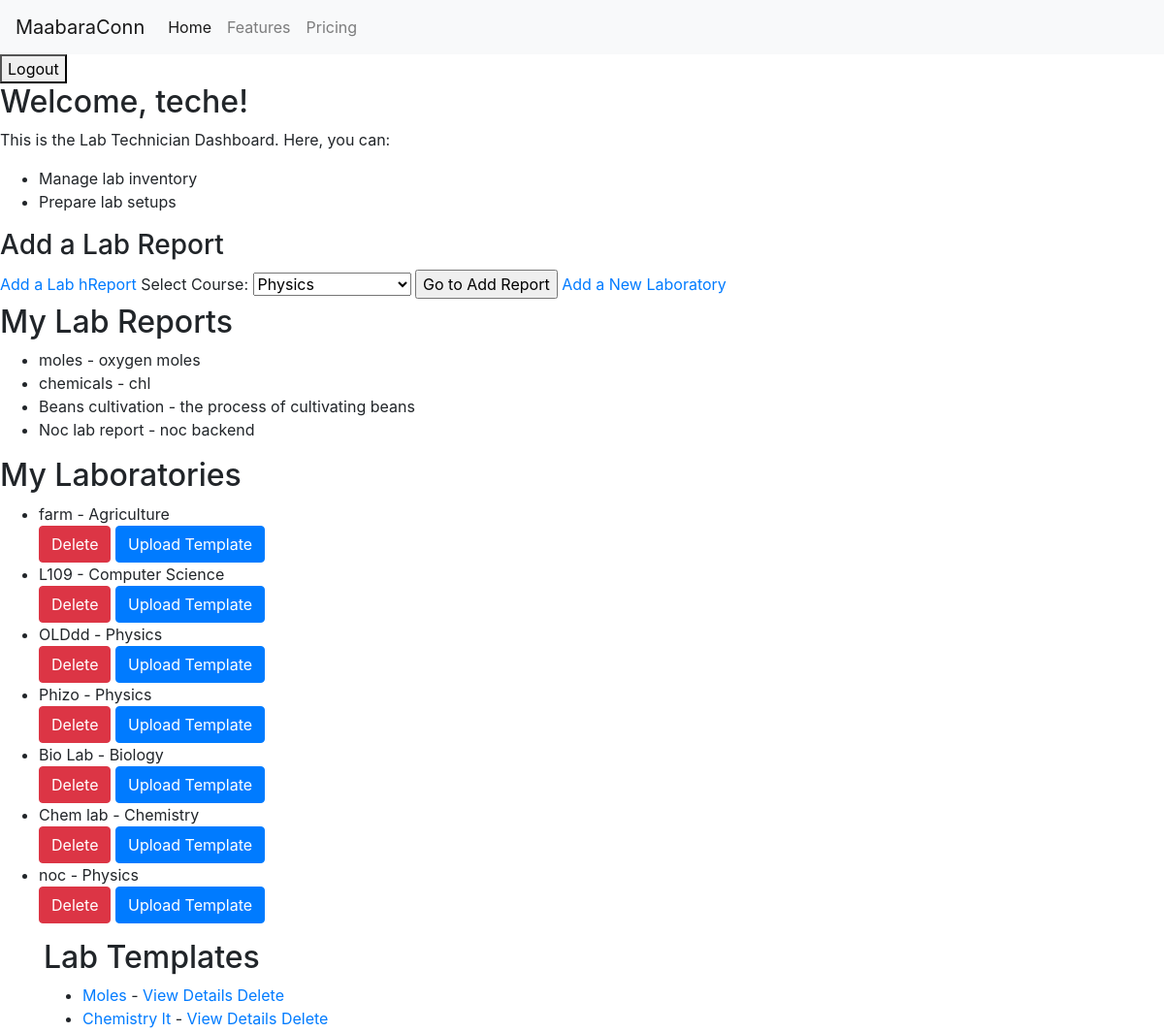
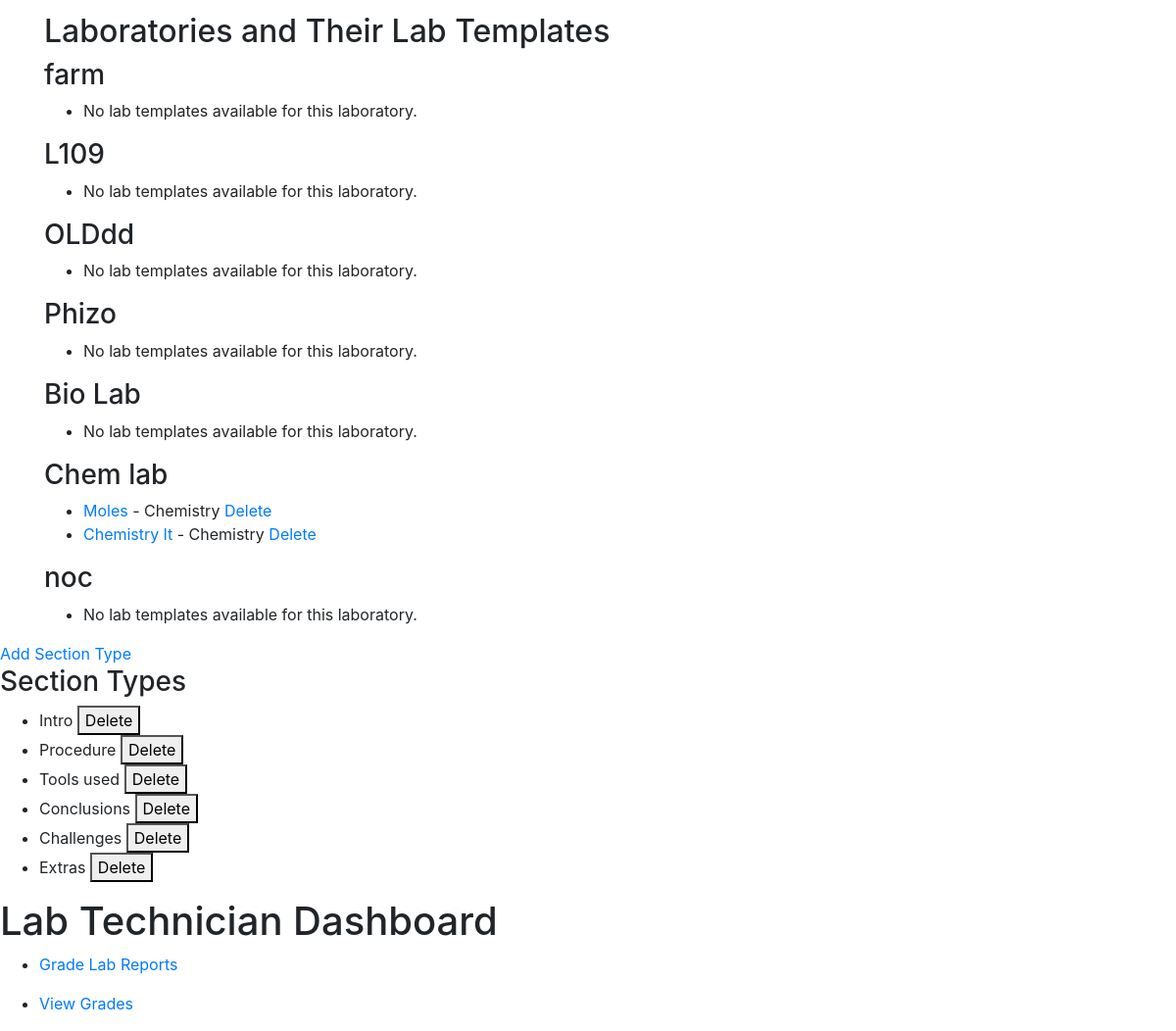
/users/dashboard/ (signed in), run on an earlier commit of the app's database (2 pictures, top to bottom).
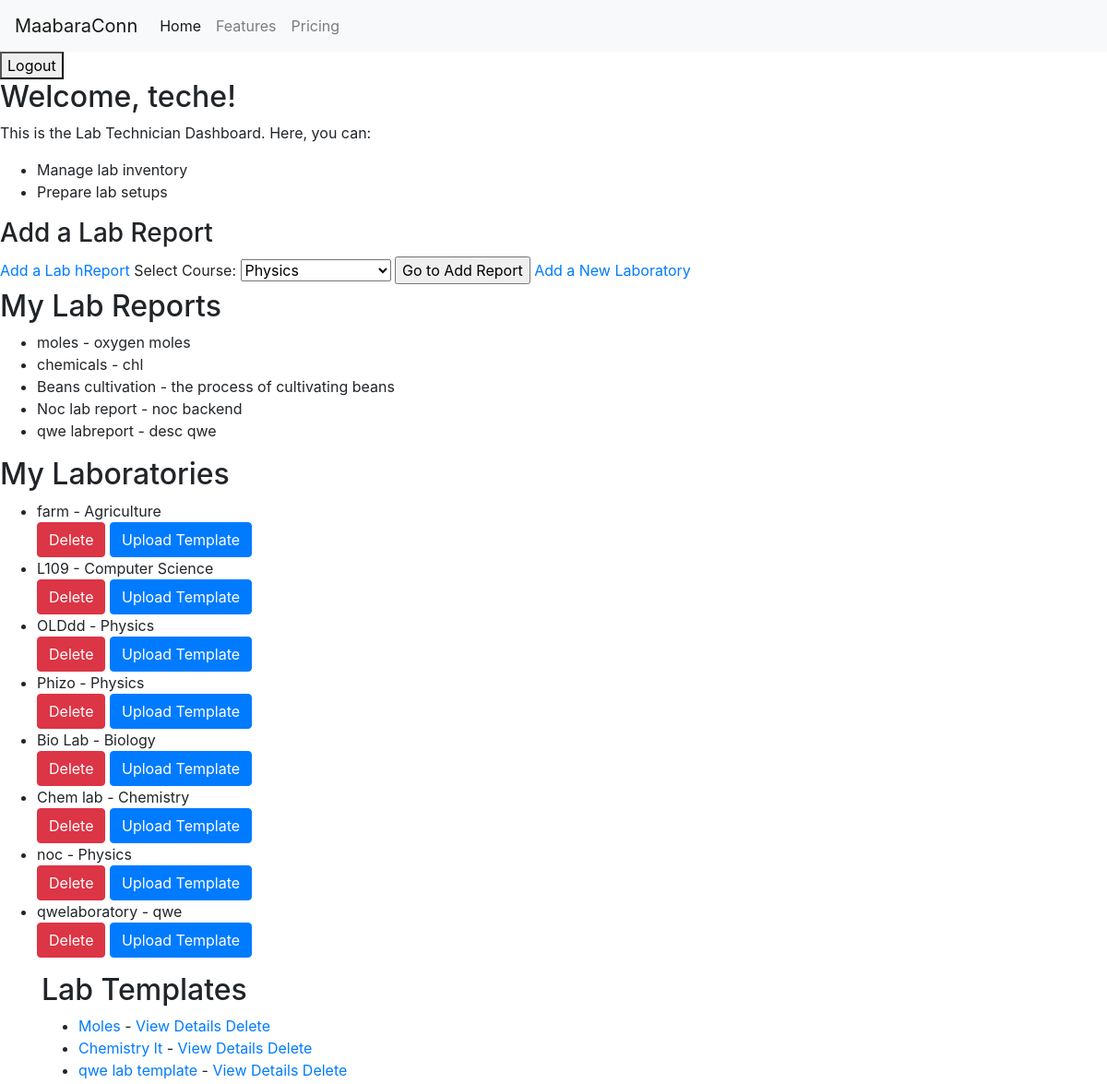
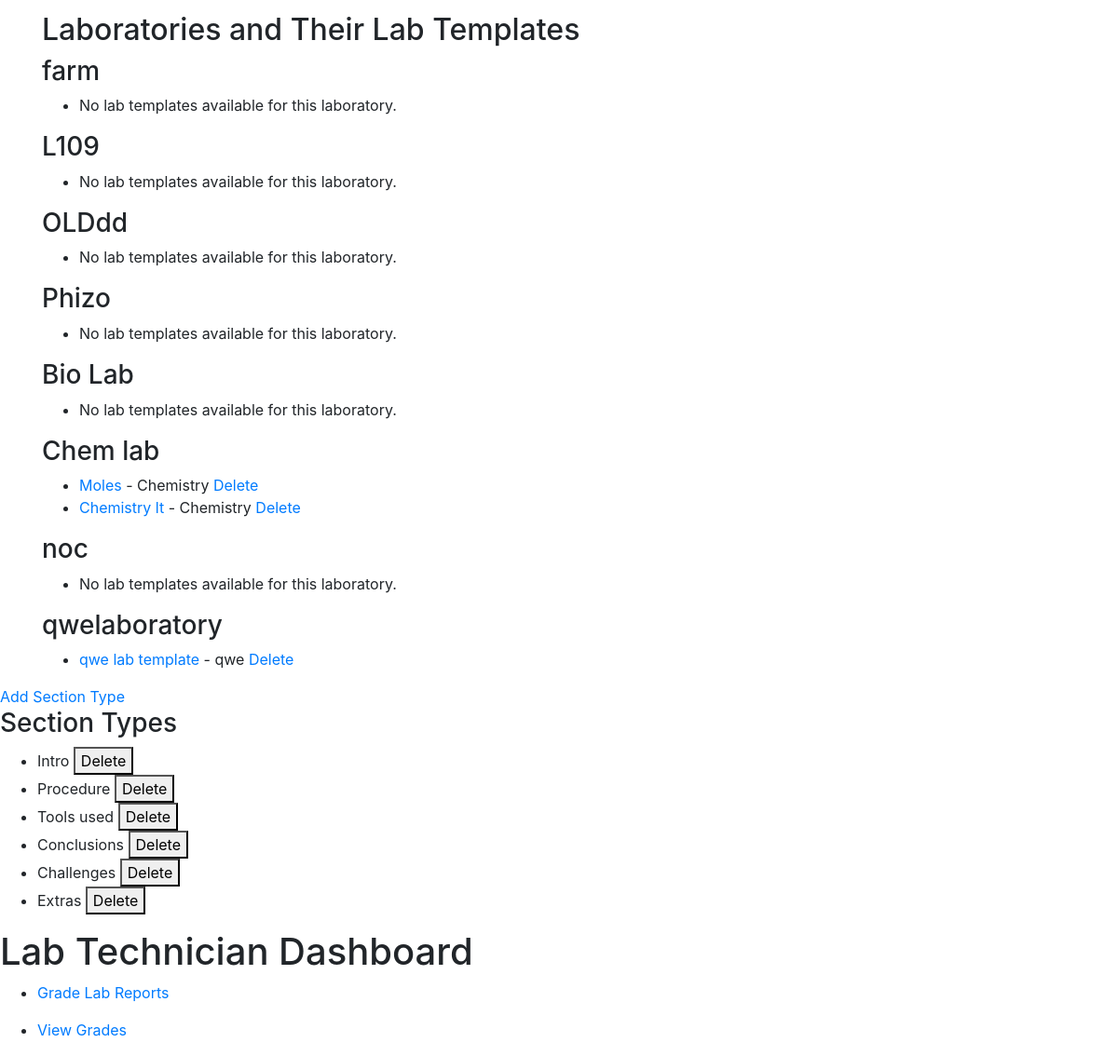
And on a later commit of the database (2 pictures, top to bottom).
### users/models.py (models this page shows, shortened)
class User(AbstractUser):
    class Role(models.TextChoices):
        STUDENT = 'ST', _('Student')
        LAB_TECH = 'LT', _('Lab Technician')
        LECTURER = 'LE', _('Lecturer')
    role = models.CharField(
        max_length=2,
        choices=Role.choices,
        default=Role.STUDENT,
    )
    groups = models.ManyToManyField(Group, verbose_name=_('groups'), blank=True, help_text=_(
        'The groups this user belongs to. A user will get all permissions granted to each of their groups.'),
        related_name="user_set_custom",
        related_query_name="user",
    )
    user_permissions = models.ManyToManyField(
        Permission,
        verbose_name=_('user permissions'),
        blank=True,
        help_text=_('Specific permissions for this user.'),
        related_name="user_set_custom",
        related_query_name="user",
    )

class LabReport(models.Model):
    REPORT_TYPE_CHOICES = [
        ('IND', 'Individual'),
        ('GRP', 'Group'),
    ]
    report_type = models.CharField(
        max_length=3, choices=REPORT_TYPE_CHOICES, default='IND')
    creator = models.ForeignKey(
        settings.AUTH_USER_MODEL, on_delete=models.CASCADE, related_name='created_lab_reports'
    )
    student = models.ForeignKey(
        settings.AUTH_USER_MODEL, on_delete=models.CASCADE, related_name='student_lab_reports', null=True, blank=True
    )
    course = models.ForeignKey(
        Course, on_delete=models.CASCADE, related_name='lab_reports'
    )
    title = models.CharField(max_length=255)
    description = models.TextField()
    laboratory = models.ForeignKey(
        Laboratory, on_delete=models.CASCADE, related_name='lab_reports', null=True
    )
    document = models.FileField(upload_to='lab_reports/')
    submitted_at = models.DateTimeField(auto_now_add=True)
    status = models.CharField(max_length=100, default='Pending')
    template = models.ForeignKey(
        LabTemplate, on_delete=models.SET_NULL, null=True, blank=True, related_name='lab_reports'
    )

class Laboratory(models.Model):
    course = models.ForeignKey(
        Course, on_delete=models.CASCADE, related_name='laboratories')
    name = models.CharField(max_length=255)
    creator = models.ForeignKey(
        settings.AUTH_USER_MODEL, on_delete=models.CASCADE, related_name='laboratories')

class Course(models.Model):
    name = models.CharField(max_length=255, unique=True)
    code = models.CharField(max_length=10, unique=True)
    lecturer = models.ForeignKey(
        User, on_delete=models.CASCADE, related_name='courses')
    student = models.ManyToManyField(
        User, related_name='enrolled_courses', blank=False)

class LabTemplate(models.Model):
    course = models.ForeignKey(
        Course, on_delete=models.CASCADE, related_name='lab_templates')
    name = models.CharField(max_length=255)
    laboratory = models.ForeignKey(
        Laboratory, on_delete=models.CASCADE, related_name='lab_templates')

class SectionType(models.Model):
    name = models.CharField(max_length=100)
    default_content = models.TextField(blank=True)

### users/views.py (the view, shortened to what this page needs)
# urls.py: path('dashboard/', views.dashboard, name='dashboard'),
@login_required
def dashboard(request):
    if request.user.role == User.Role.STUDENT:
        courses = Course.objects.filter(
            student=request.user)  # Example query
        lab_reports = LabReport.objects.filter(
            creator=request.user)  # Example query
        grades = Grade.objects.filter(
            lab_report__creator=request.user)  # Example query
        enrolled_courses = request.user.enrolled_courses.all()
        available_courses = Course.objects.exclude(
            id__in=enrolled_courses.values_list('id', flat=True))
        lab_reports = LabReport.objects.filter(creator=request.user)
        grades = Grade.objects.filter(lab_report__creator=request.user)
        context = {
            'enrolled_courses': enrolled_courses,
            'available_courses': available_courses,
            'lab_reports': lab_reports,
            'grades': grades,
            'courses': courses
        }
        return render(request, 'users/student_dashboard.html', context)
    elif request.user.role == User.Role.LAB_TECH:
        lab_reports_to_process = LabReport.objects.filter(
            status='Processing')  # Example query
        courses = Course.objects.all()
        course_id = Course.objects.first().id
        my_laboratories = Laboratory.objects.filter(creator=request.user)
        templates = LabTemplate.objects.all()
        my_lab_reports = LabReport.objects.filter(creator=request.user)
        section_types = SectionType.objects.all()
        context = {
            'templates': templates,
            'section_types': section_types,
            'my_laboratories': my_laboratories,
            'my_lab_reports': my_lab_reports,
            'course_id': course_id,
            'courses': courses,
            'lab_reports_to_process': lab_reports_to_process,
        }
        return render(request, 'users/labtech_dashboard.html', context)
    else:
        return HttpResponse("Your role is not defined for a specific dashboard.")

### users/templates/users/labtech_dashboard.html (shortened to what this page needs)
{% extends 'base.html' %} {% block content %}
<h2>Welcome, {{ request.user.username }}!</h2>
<p>This is the Lab Technician Dashboard. Here, you can:</p>
<ul>
  <li>Manage lab inventory</li>
  <li>Prepare lab setups</li>
</ul>
<h3>Add a Lab Report</h3>
<a href="" id="addLabReportLink">Add a Lab hReport</a>
  <label for="course">Select Course:</label>
  <select name="course_id" id="courseSelect">
    {% for course in courses %}
    <option value="{{ course.id }}">{{ course.name }}</option>
    {% endfor %}
  </select>
  <input type="submit" value="Go to Add Report" />
<a href="{% url 'add_laboratory' %}">Add a New Laboratory</a>
<h2>My Lab Reports</h2>
<ul>
  {% for report in my_lab_reports %}
    <li>{{ report.title }} - {{ report.description }}</li>
  {% empty %}
    <p>No lab reports found.</p>
  {% endfor %}
</ul>
<h2>My Laboratories</h2>
<ul>
  {% for laboratory in my_laboratories %}
    <li>
      {{ laboratory.name }} - {{ laboratory.course.name }}
      <div>
        <a href="{% url 'delete_laboratory' laboratory.id %}" class="btn btn-danger" onclick="return confirm('Are you sure you want to delete this laboratory?');">Delete</a>
        <a href="{% url 'lab_template_upload' lab_id=laboratory.id %}" class="btn btn-primary">Upload Template</a>
      </div>
    </li>
  {% empty %}
    <p>No laboratories found.</p>
  {% endfor %}
</ul>
<div class="container">
  <h2>Lab Templates</h2>
  <ul>
      {% for template in templates %}
      <li>
          <a href="{% url 'add_sections_to_template' lab_template_id=template.id %}">{{ template.name }}</a>
          {{ template.title }} - <a href="{% url 'view_template_details' template.id %}">View Details</a>
          <a href="{% url 'lab_template_delete' template.id %}" onclick="return confirm('Are you sure?');">Delete</a>
      </li>
      {% endfor %}
  </ul>
</div>
<div class="container">
  <h2>Laboratories and Their Lab Templates</h2>
  {% for laboratory in my_laboratories %}
  <div class="laboratory">
    <h3>{{ laboratory.name }}</h3>
    <ul>
      {% for template in laboratory.lab_templates.all %}
      <li>
          <a href="{{ template.template_file.url }}">{{ template.name }}</a> - {{ template.course.name }}
          <a href="{% url 'lab_template_delete' template.id %}" onclick="return confirm('Are you sure?');">Delete</a>
      </li>
      {% empty %}
      <li>No lab templates available for this laboratory.</li>
      {% endfor %}
    </ul>
  </div>
  {% endfor %}
</div>
<a href="{% url 'add_section_type' %}">Add Section Type</a>
<h3>Section Types</h3>
<ul>
  {% for section_type in section_types %}
  <li>
    {{ section_type.name }}
    <form action="{% url 'delete_section_type' section_type.id %}" method="post" style="display:inline;">
      <button type="submit" onclick="return confirm('Are you sure?');">Delete</button>
    </form>
  </li>
  {% endfor %}
</ul>
<h1>Lab Technician Dashboard</h1>
<ul>
  <li><a href="{% url 'lab_reports_for_grading' %}">Grade Lab Reports</a></li>
</ul>
<ul>
  <li><a href="{% url 'view_grades' %}">View Grades</a></li>
</ul>
{% endblock %}

### users/templates/base.html (shortened to what this page needs)
<!DOCTYPE html>
<html lang="en">
  <head>
    {% load static %}
    <link rel="stylesheet" href="https://stackpath.bootstrapcdn.com/bootstrap/4.5.2/css/bootstrap.min.css">
    <link rel="stylesheet" href="{% static 'css/bootstrap.min.css' %}" />
    <link
      rel="stylesheet"
      href="https://stackpath.bootstrapcdn.com/bootstrap/4.5.2/css/bootstrap.min.css"
    />
  </head>
    <nav class="navbar navbar-expand-lg navbar-light bg-light">
      <a class="navbar-brand" href="#">MaabaraConn</a>
      <div class="collapse navbar-collapse" id="navbarNav">
        <ul class="navbar-nav">
          <li class="nav-item active">
            <a class="nav-link" href="#"
              >Home <span class="sr-only">(current)</span></a
            >
          </li>
          <li class="nav-item">
            <a class="nav-link" href="#">Features</a>
          </li>
          <li class="nav-item">
            <a class="nav-link" href="#">Pricing</a>
          </li>
        </ul>
      </div>
    </nav>
    <form action="{% url 'logout' %}" method="post">
      <button type="submit">Logout</button>
    </form>
    {% block content %}{% endblock %}
  </body>
</html>

What changed in the data, as far as the page shows it:
added LabReport: title "qwe labreport", description "desc qwe"
added Laboratory: name "qwelaboratory", course.name "qwe"
added LabTemplate: name "qwe lab template", course.name "qwe"
